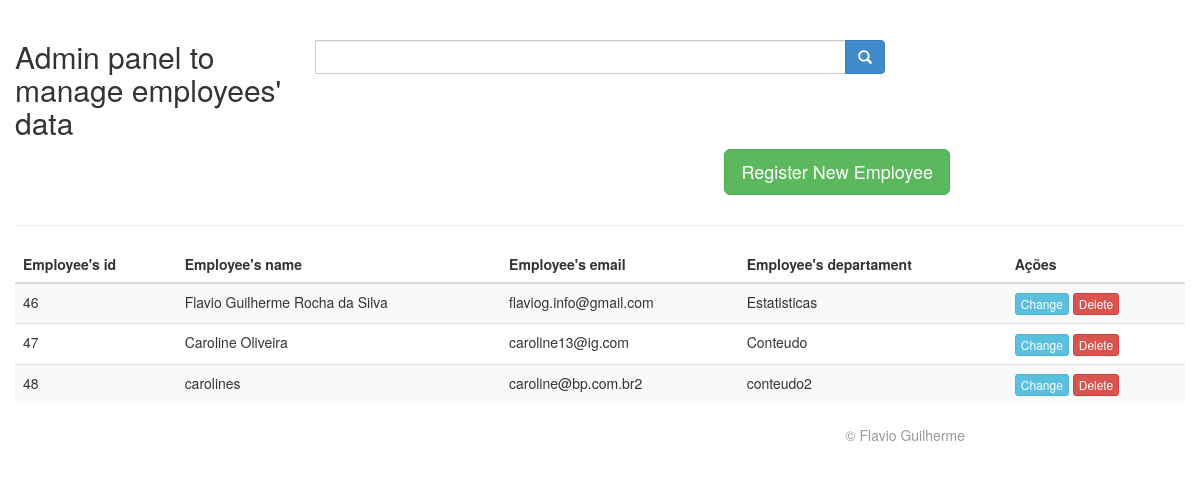
The app's page /employees_panel/ with its own data.
### employees/models.py (models this page shows)
class Employee(models.Model):
	name = models.CharField(max_length=255, null=False)
	email = models.CharField(max_length=255, null=False)
	departament = models.CharField(max_length=50, null=False)

### employees/views.py (the view)
# urls.py: path('employees_panel/', views.index, name='employees'),
def index(request):
	employees = Employee.objects.all()
	if request.method == 'POST':
		form = FilterForm(request.POST)
		if 'submit' in request.POST and form.is_valid():
			employees = Employee.objects.filter(name__contains=form.cleaned_data['fieldFilter'])
	else:
		form = FilterForm()
	return render(request, 'index.html', {'employees' : employees, 'title':'Employee\'s Panel', 'form':form})

### employees/forms.py
class FilterForm(forms.Form):
	fieldFilter = forms.CharField(widget=forms.TextInput(attrs={'class': "form-control"}), max_length=255, label='')

### employees/templates/index.html (shortened to what this page needs)
{% extends 'base.html' %}
{% block content %}
 <div id="main" class="container-fluid">
        <div id="top" class="row">
            <div class="col-md-3">
                <h2>Admin panel to manage employees' data </h2>
            </div>
          <form method='post'>
                <div class="col-md-6">
                    <div class="input-group h2">
                    	{{form.as_p}}
                        <span class="input-group-btn">
                            <button type="submit" name="submit" value="Filter" class="btn btn-primary">
                                <span class="glyphicon glyphicon-search"></span>
                            </button>
                        </span>
                    </div>
                </div>
            </form>
        </div>
        <div class="container">
             <div class="right">
                <p style="text-align: right;"><a class="btn btn-success btn-lg" href="{% url 'register' %}" > Register New Employee</a></p>
            </div>
        </div>
         <hr />
        <div id="list" class="row">
            <div class="table-responsive col-md-12">
                <table class="table table-striped" cellspacing="0" cellpadding="0">
                    <thead>
                        <tr>
                        	<th>Employee's id </th>
                            <th>Employee's name</th>
                            <th>Employee's email</th>
                            <th>Employee's departament</th>
                            <th class="actions">Ações</th>
                         </tr>
                    </thead>
                    <tbody>
						{% if employees%}
						{% for employee in employees %}
						<tr>
							<td>{{employee.id}}</td>
							<td>{{employee.name}}</td>
                    		<td>{{employee.email}}</td>
                    		<td>{{employee.departament}}</td>
                    		<td class="actions">
                                    <a class="btn btn-info btn-xs showSendPush" href="/register/?id={{employee.id}}"> Change </a>
                                    <a class="btn btn-danger btn-xs"  href="{% url 'remove' employee.id %}"> Delete </a>
                                </td>
						</tr>
						{% endfor %}
						{% else %}
							<p>Nenhum perfil encontrado</p>
						{% endif %}
                    </tbody>
                 </table>
             </div>
         </div>
        <div id="bottom" class="row">
            <div class="col-md-12">
            </div>
        </div>
     </div>
{% endblock %}

### employees/templates/base.html (shortened to what this page needs)
{% load static from staticfiles %}
<!DOCTYPE html>
<html lang='pt-br'>
<head>
    <link rel="stylesheet" href="https://maxcdn.bootstrapcdn.com/bootstrap/3.3.7/css/bootstrap.min.css">
    <link rel="stylesheet" href='../../static/styles/bootstrap.css'>
    <link rel="stylesheet" href='../../static/styles/main.css'>
</head>
<body>
	{% block content %}
    {% endblock %}
    <footer>
        <div class="container">
            <div class="row">
                <p class="copyright text-muted" style="text-align: right;">&copy; Flavio Guilherme </p>
            </div>
        </div>
    </footer>
</body>
</html>

### employees/static/styles/main.css (style rules this page uses)
body { padding-top: 20px; padding-bottom: 20px; }
@media (min-width: 768px) { .container { max-width: 730px; } }

### records on screen
Employee: id "46", name "Flavio Guilherme Rocha da Silva", email "flaviog.info@gmail.com", departament "Estatisticas"
Employee: id "47", name "Caroline Oliveira", email "caroline13@ig.com", departament "Conteudo"
Employee: id "48", name "carolines", email "caroline@bp.com.br2", departament "conteudo2"
